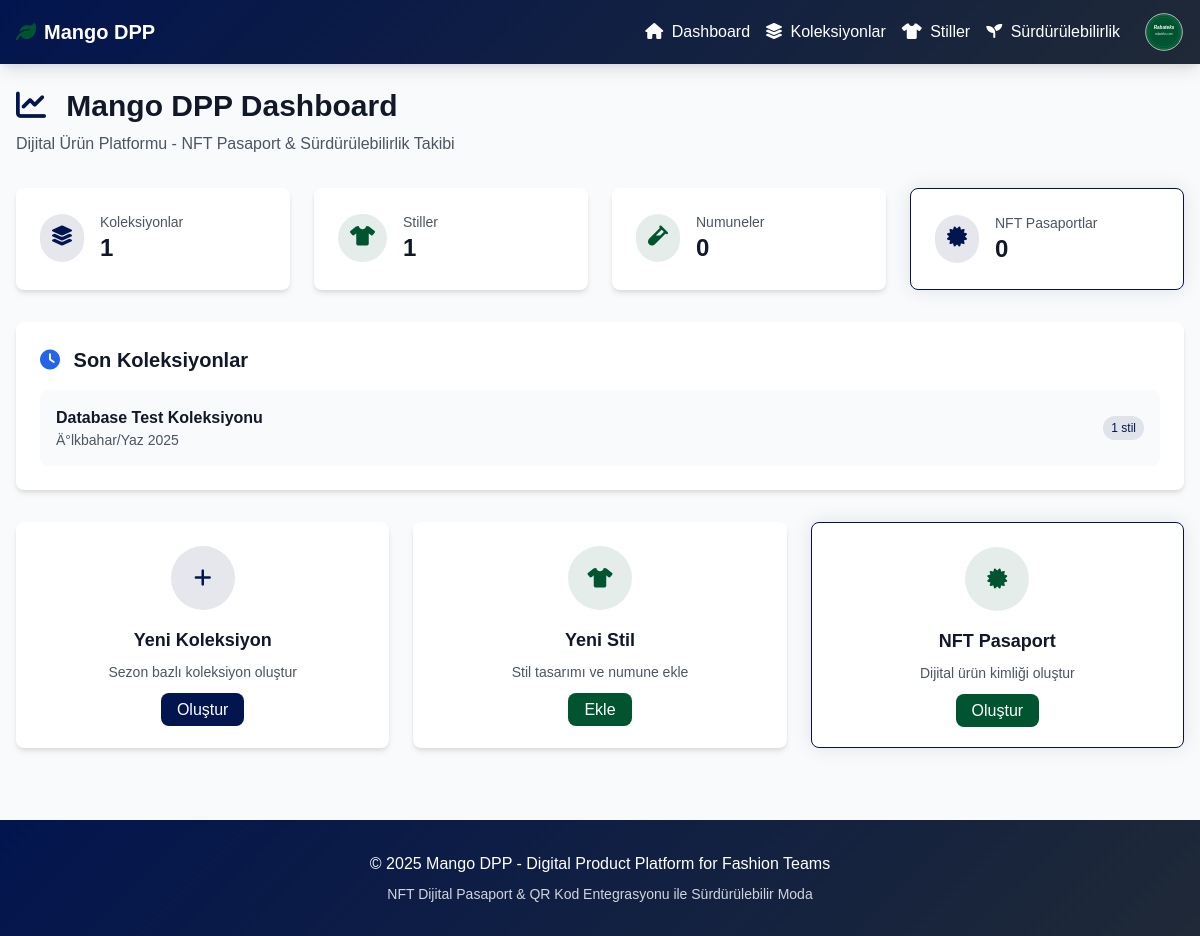
Before: / with the older database file.
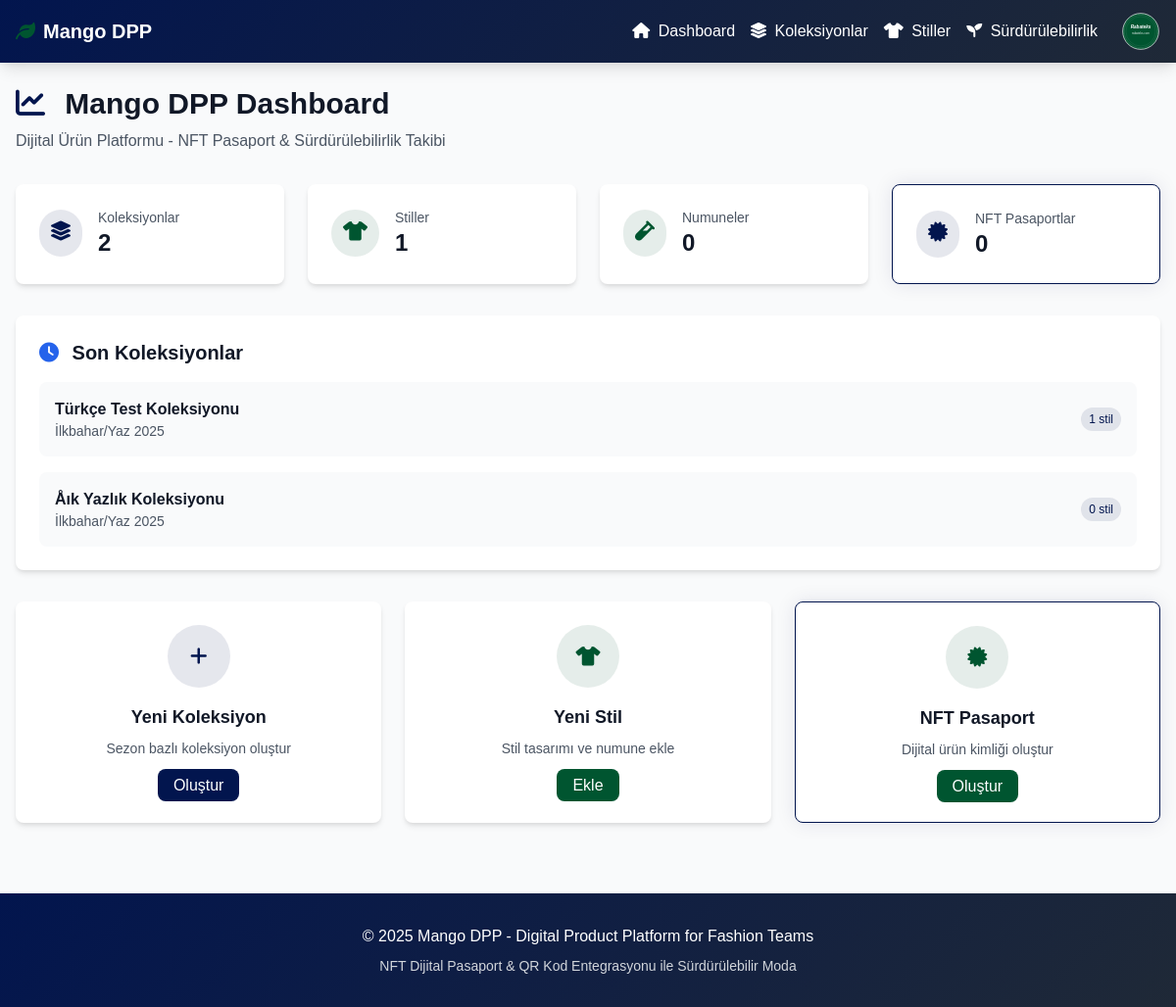
After: the same page with the newer database file.
### models.py (models this page shows)
class Collection(Base):
    __tablename__ = "collections"
    id = Column(String, primary_key=True)
    name = Column(String, nullable=False)
    season = Column(String, nullable=False)
    year = Column(Integer, nullable=False)
    description = Column(Text)
    created_at = Column(DateTime, default=datetime.utcnow)
    styles = relationship("Style", back_populates="collection")

### main.py (the view)
@app.get("/")
async def dashboard(request: Request, db: Session = Depends(get_db)):
    collections = mango_dpp.get_collections(db)
    styles = mango_dpp.get_styles(db)
    nfts = mango_dpp.get_nfts(db)
    stats = {
        "total_collections": len(collections),
        "total_styles": len(styles),
        "total_samples": 0,  # Placeholder
        "total_nfts": len(nfts)
    }
    response = templates.TemplateResponse("dashboard.html", {
        "request": request,
        "stats": stats,
        "collections": collections[:5]
    })
    response.headers["Content-Type"] = "text/html; charset=utf-8"
    return response

### templates/dashboard.html (shortened to what this page needs)
{% extends "base.html" %}
{% block content %}
<div class="mb-8">
    <h1 class="text-3xl font-bold text-gray-900 mb-2">
        <i class="fas fa-chart-line text-navy mr-3"></i>
        Mango DPP Dashboard
    </h1>
    <p class="text-gray-600">Dijital &Uuml;r&uuml;n Platformu - NFT Pasaport &amp; S&uuml;rd&uuml;r&uuml;lebilirlik Takibi</p>
</div>
<div class="grid grid-cols-1 md:grid-cols-2 lg:grid-cols-4 gap-6 mb-8">
    <div class="bg-white rounded-lg shadow-md p-6 card-hover">
        <div class="flex items-center">
            <div class="p-3 rounded-full bg-navy-light text-navy">
                <i class="fas fa-layer-group text-xl"></i>
            </div>
            <div class="ml-4">
                <p class="text-sm font-medium text-gray-600">Koleksiyonlar</p>
                <p class="text-2xl font-semibold text-gray-900">{{ stats.total_collections }}</p>
            </div>
        </div>
    </div>
    <div class="bg-white rounded-lg shadow-md p-6 card-hover">
        <div class="flex items-center">
            <div class="p-3 rounded-full bg-primary-light text-primary">
                <i class="fas fa-tshirt text-xl"></i>
            </div>
            <div class="ml-4">
                <p class="text-sm font-medium text-gray-600">Stiller</p>
                <p class="text-2xl font-semibold text-gray-900">{{ stats.total_styles }}</p>
            </div>
        </div>
    </div>
    <div class="bg-white rounded-lg shadow-md p-6 card-hover">
        <div class="flex items-center">
            <div class="p-3 rounded-full bg-primary-light text-primary">
                <i class="fas fa-vial text-xl"></i>
            </div>
            <div class="ml-4">
                <p class="text-sm font-medium text-gray-600">Numuneler</p>
                <p class="text-2xl font-semibold text-gray-900">{{ stats.total_samples }}</p>
            </div>
        </div>
    </div>
    <div class="bg-white rounded-lg shadow-md p-6 card-hover nft-glow">
        <div class="flex items-center">
            <div class="p-3 rounded-full bg-navy-light text-navy">
                <i class="fas fa-certificate text-xl"></i>
            </div>
            <div class="ml-4">
                <p class="text-sm font-medium text-gray-600">NFT Pasaportlar</p>
                <p class="text-2xl font-semibold text-gray-900">{{ stats.total_nfts }}</p>
            </div>
        </div>
    </div>
</div>
<div class="bg-white rounded-lg shadow-md p-6 mb-8">
    <h2 class="text-xl font-semibold text-gray-900 mb-4">
        <i class="fas fa-clock text-blue-600 mr-2"></i>
        Son Koleksiyonlar
    </h2>
    {% if collections %}
        <div class="space-y-4">
            {% for collection in collections %}
            <div class="flex items-center justify-between p-4 bg-gray-50 rounded-lg">
                <div>
                    <h3 class="font-semibold text-gray-900">{{ collection.name }}</h3>
                    <p class="text-sm text-gray-600">{{ collection.season }} {{ collection.year }}</p>
                </div>
                <div class="flex items-center space-x-2">
                    <span class="bg-navy-light text-navy text-xs px-2 py-1 rounded-full">
                        {{ collection.styles|length }} stil
                    </span>
                </div>
            </div>
            {% endfor %}
        </div>
    {% endif %}
</div>
<div class="grid grid-cols-1 md:grid-cols-3 gap-6">
    <div class="bg-white rounded-lg shadow-md p-6 card-hover">
        <div class="text-center">
            <div class="p-4 bg-navy-light rounded-full w-16 h-16 mx-auto mb-4 flex items-center justify-center">
                <i class="fas fa-plus text-navy text-xl"></i>
            </div>
            <h3 class="text-lg font-semibold text-gray-900 mb-2">Yeni Koleksiyon</h3>
            <p class="text-gray-600 text-sm mb-4">Sezon bazl&inodot; koleksiyon olu&scedil;tur</p>
            <a href="/collections" class="bg-navy text-white px-4 py-2 rounded-lg btn-navy transition-colors">
                Olu&scedil;tur
            </a>
        </div>
    </div>
    <div class="bg-white rounded-lg shadow-md p-6 card-hover">
        <div class="text-center">
            <div class="p-4 bg-primary-light rounded-full w-16 h-16 mx-auto mb-4 flex items-center justify-center">
                <i class="fas fa-tshirt text-primary text-xl"></i>
            </div>
            <h3 class="text-lg font-semibold text-gray-900 mb-2">Yeni Stil</h3>
            <p class="text-gray-600 text-sm mb-4">Stil tasarımı ve numune ekle</p>
            <a href="/styles" class="bg-primary text-white px-4 py-2 rounded-lg btn-primary transition-colors">
                Ekle
            </a>
        </div>
    </div>
    <div class="bg-white rounded-lg shadow-md p-6 card-hover nft-glow">
        <div class="text-center">
            <div class="p-4 bg-primary-light rounded-full w-16 h-16 mx-auto mb-4 flex items-center justify-center">
                <i class="fas fa-certificate text-primary text-xl"></i>
            </div>
            <h3 class="text-lg font-semibold text-gray-900 mb-2">NFT Pasaport</h3>
            <p class="text-gray-600 text-sm mb-4">Dijital ürün kimliği oluştur</p>
            <a href="/styles" class="bg-primary text-white px-4 py-2 rounded-lg btn-primary transition-colors">
                Oluştur
            </a>
        </div>
    </div>
</div>
{% endblock %}

### templates/base.html (shortened to what this page needs)
<!DOCTYPE html>
<html lang="tr">
<head>
    <link href="https://cdn.jsdelivr.net/npm/tailwindcss@2.2.19/dist/tailwind.min.css" rel="stylesheet">
    <link href="https://cdnjs.cloudflare.com/ajax/libs/font-awesome/6.0.0/css/all.min.css" rel="stylesheet">
</head>
<body class="bg-gray-50 min-h-screen">
    <nav class="gradient-bg shadow-lg">
        <div class="max-w-7xl mx-auto px-4">
            <div class="flex justify-between h-16">
                <div class="flex items-center">
                    <a href="/" class="text-white text-xl font-bold flex items-center">
                        <i class="fas fa-leaf mr-2" style="color: var(--color-primary);"></i>
                        Mango DPP
                    </a>
                </div>
                <div class="flex items-center space-x-6">
                    <div class="flex items-center space-x-4">
                        <a href="/" class="text-white hover:text-green-300 transition-colors">
                            <i class="fas fa-home mr-1"></i> Dashboard
                        </a>
                        <a href="/collections" class="text-white hover:text-green-300 transition-colors">
                            <i class="fas fa-layer-group mr-1"></i> Koleksiyonlar
                        </a>
                        <a href="/styles" class="text-white hover:text-green-300 transition-colors">
                            <i class="fas fa-tshirt mr-1"></i> Stiller
                        </a>
                        <a href="/sustainability" class="text-white hover:text-green-300 transition-colors">
                            <i class="fas fa-seedling mr-1"></i> S&uuml;rd&uuml;r&uuml;lebilirlik
                        </a>
                    </div>
                    <div class="flex items-center">
                        <a href="https://rabateks.com" target="_blank" class="flex items-center hover:opacity-80 transition-opacity">
                            <img src="/static/images/rabateks-logo.svg"
                                 alt="Rabateks"
                                 class="h-10 w-10">
                        </a>
                    </div>
                </div>
            </div>
        </div>
    </nav>
    <main class="max-w-7xl mx-auto py-6 px-4">
        {% block content %}{% endblock %}
    </main>
    <footer class="gradient-bg text-white py-8 mt-12">
        <div class="max-w-7xl mx-auto px-4 text-center">
            <p>&copy; 2025 Mango DPP - Digital Product Platform for Fashion Teams</p>
            <p class="text-sm text-gray-300 mt-2">NFT Dijital Pasaport & QR Kod Entegrasyonu ile Sürdürülebilir Moda</p>
        </div>
    </footer>
</body>
</html>

### templates/base.html (style rules this page uses)
* { font-family: Arial, sans-serif; }
:root { --color-primary: #005530; --color-secondary: #D51635; --color-navy: #02154e; --color-primary-light: rgba(0, 85, 48, 0.1); --color-secondary-light: rgba(213, 22, 53, 0.1); --color-navy-light: rgba(2, 21, 78, 0.1); }
.gradient-bg { background: linear-gradient(135deg, var(--color-navy) 0%, #1f2937 100%); }
.card-hover { transition: all 0.3s ease; }
.nft-glow { box-shadow: 0 0 20px var(--color-navy-light); border: 1px solid var(--color-navy); }
.bg-primary { background-color: var(--color-primary) !important; }
.bg-primary-light { background-color: var(--color-primary-light) !important; }
.text-primary { color: var(--color-primary) !important; }
.bg-navy { background-color: var(--color-navy) !important; }
.bg-navy-light { background-color: var(--color-navy-light) !important; }
.text-navy { color: var(--color-navy) !important; }

Changed rows visible on the page:
removed Collection: name "Database Test Koleksiyonu", season "Ä°lkbahar/Yaz", year "2025", styles|length "1"
added Collection: name "Türkçe Test Koleksiyonu", season "İlkbahar/Yaz", year "2025", styles|length "1"
added Collection: name "Åık Yazlık Koleksiyonu", season "İlkbahar/Yaz", year "2025", styles|length "0"
Other visible differences:
{{ stats.total_collections }}: "1" → "2"
